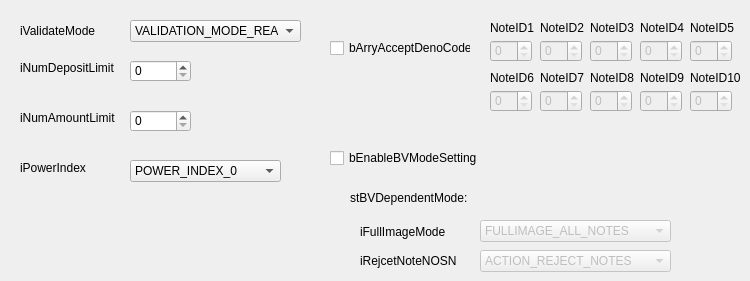
    <widget class="QWidget" name="CashCount">
     <widget class="QComboBox" name="comboBox_CashCount_iValidateMode">
      <property name="geometry">
       <rect>
        <x>130</x>
        <y>20</y>
        <width>171</width>
        <height>22</height>
       </rect>
      </property>
      <item>
       <property name="text">
        <string>VALIDATION_MODE_REAL</string>
       </property>
      </item>
      <item>
       <property name="text">
        <string>VALIDATION_MODE_TEST</string>
       </property>
      </item>
     </widget>
     <widget class="QLabel" name="label_6">
      <property name="geometry">
       <rect>
        <x>20</x>
        <y>23</y>
        <width>91</width>
        <height>16</height>
       </rect>
      </property>
      <property name="text">
       <string>iValidateMode</string>
      </property>
     </widget>
     <widget class="QLabel" name="label_7">
      <property name="geometry">
       <rect>
        <x>20</x>
        <y>60</y>
        <width>111</width>
        <height>16</height>
       </rect>
      </property>
      <property name="text">
       <string>iNumDepositLimit</string>
      </property>
     </widget>
     <widget class="QSpinBox" name="spinBox_CashCount_iNumDepositLimit">
      <property name="geometry">
       <rect>
        <x>130</x>
        <y>60</y>
        <width>61</width>
        <height>22</height>
       </rect>
      </property>
      <property name="maximum">
       <number>999</number>
      </property>
     </widget>
     <widget class="QLabel" name="label_20">
      <property name="geometry">
       <rect>
        <x>20</x>
        <y>110</y>
        <width>111</width>
        <height>16</height>
       </rect>
      </property>
      <property name="text">
       <string>iNumAmountLimit</string>
      </property>
     </widget>
     <widget class="QSpinBox" name="spinBox_CashCount_iNumAmountLimit">
      <property name="geometry">
       <rect>
        <x>130</x>
        <y>110</y>
        <width>61</width>
        <height>22</height>
       </rect>
      </property>
      <property name="maximum">
       <number>32767</number>
      </property>
     </widget>
     <widget class="QLabel" name="label_21">
      <property name="geometry">
       <rect>
        <x>20</x>
        <y>160</y>
        <width>91</width>
        <height>16</height>
       </rect>
      </property>
      <property name="text">
       <string>iPowerIndex</string>
      </property>
     </widget>
     <widget class="QComboBox" name="comboBox_CashCount_iPowerIndex">
      <property name="geometry">
       <rect>
        <x>130</x>
        <y>160</y>
        <width>151</width>
        <height>22</height>
       </rect>
      </property>
      <item>
       <property name="text">
        <string>POWER_INDEX_0</string>
       </property>
      </item>
      <item>
       <property name="text">
        <string>POWER_INDEX_1</string>
       </property>
      </item>
      <item>
       <property name="text">
        <string>POWER_INDEX_2</string>
       </property>
      </item>
      <item>
       <property name="text">
        <string>POWER_INDEX_3</string>
       </property>
      </item>
      <item>
       <property name="text">
        <string>POWER_INDEX_4</string>
       </property>
      </item>
      <item>
       <property name="text">
        <string>POWER_INDEX_5</string>
       </property>
      </item>
     </widget>
     <widget class="QSpinBox" name="spinBox_CashCount_bArryAcceptDeno1">
      <property name="enabled">
       <bool>false</bool>
      </property>
      <property name="geometry">
       <rect>
        <x>490</x>
        <y>40</y>
        <width>42</width>
        <height>22</height>
       </rect>
      </property>
      <property name="maximum">
       <number>1</number>
      </property>
     </widget>
     <widget class="QSpinBox" name="spinBox_CashCount_bArryAcceptDeno9">
      <property name="enabled">
       <bool>false</bool>
      </property>
      <property name="geometry">
       <rect>
        <x>640</x>
        <y>90</y>
        <width>42</width>
        <height>22</height>
       </rect>
      </property>
      <property name="maximum">
       <number>1</number>
      </property>
     </widget>
     <widget class="QSpinBox" name="spinBox_CashCount_bArryAcceptDeno8">
      <property name="enabled">
       <bool>false</bool>
      </property>
      <property name="geometry">
       <rect>
        <x>590</x>
        <y>90</y>
        <width>42</width>
        <height>22</height>
       </rect>
      </property>
      <property name="maximum">
       <number>1</number>
      </property>
     </widget>
     <widget class="QSpinBox" name="spinBox_CashCount_bArryAcceptDeno7">
      <property name="enabled">
       <bool>false</bool>
      </property>
      <property name="geometry">
       <rect>
        <x>540</x>
        <y>90</y>
        <width>42</width>
        <height>22</height>
       </rect>
      </property>
      <property name="maximum">
       <number>1</number>
      </property>
     </widget>
     <widget class="QSpinBox" name="spinBox_CashCount_bArryAcceptDeno6">
      <property name="enabled">
       <bool>false</bool>
      </property>
      <property name="geometry">
       <rect>
        <x>490</x>
        <y>90</y>
        <width>42</width>
        <height>22</height>
       </rect>
      </property>
      <property name="maximum">
       <number>1</number>
      </property>
     </widget>
     <widget class="QSpinBox" name="spinBox_CashCount_bArryAcceptDeno5">
      <property name="enabled">
       <bool>false</bool>
      </property>
      <property name="geometry">
       <rect>
        <x>690</x>
        <y>40</y>
        <width>42</width>
        <height>22</height>
       </rect>
      </property>
      <property name="maximum">
       <number>1</number>
      </property>
     </widget>
     <widget class="QSpinBox" name="spinBox_CashCount_bArryAcceptDeno2">
      <property name="enabled">
       <bool>false</bool>
      </property>
      <property name="geometry">
       <rect>
        <x>540</x>
        <y>40</y>
        <width>42</width>
        <height>22</height>
       </rect>
      </property>
      <property name="maximum">
       <number>1</number>
      </property>
     </widget>
     <widget class="QSpinBox" name="spinBox_CashCount_bArryAcceptDeno4">
      <property name="enabled">
       <bool>false</bool>
      </property>
      <property name="geometry">
       <rect>
        <x>640</x>
        <y>40</y>
        <width>42</width>
        <height>22</height>
       </rect>
      </property>
      <property name="maximum">
       <number>1</number>
      </property>
     </widget>
     <widget class="QSpinBox" name="spinBox_CashCount_bArryAcceptDeno3">
      <property name="enabled">
       <bool>false</bool>
      </property>
      <property name="geometry">
       <rect>
        <x>590</x>
        <y>40</y>
        <width>42</width>
        <height>22</height>
       </rect>
      </property>
      <property name="maximum">
       <number>1</number>
      </property>
     </widget>
     <widget class="QSpinBox" name="spinBox_CashCount_bArryAcceptDeno10">
      <property name="enabled">
       <bool>false</bool>
      </property>
      <property name="geometry">
       <rect>
        <x>690</x>
        <y>90</y>
        <width>42</width>
        <height>22</height>
       </rect>
      </property>
      <property name="maximum">
       <number>1</number>
      </property>
     </widget>
     <widget class="QCheckBox" name="checkBox_CashCount_bEnableBVModeSetting">
      <property name="geometry">
       <rect>
        <x>330</x>
        <y>150</y>
        <width>151</width>
        <height>16</height>
       </rect>
      </property>
      <property name="text">
       <string>bEnableBVModeSetting</string>
      </property>
     </widget>
     <widget class="QLabel" name="label_23">
      <property name="geometry">
       <rect>
        <x>350</x>
        <y>190</y>
        <width>121</width>
        <height>16</height>
       </rect>
      </property>
      <property name="text">
       <string>stBVDependentMode:</string>
      </property>
     </widget>
     <widget class="QComboBox" name="comboBox_CashCount_iFullImageMode">
      <property name="enabled">
       <bool>false</bool>
      </property>
      <property name="geometry">
       <rect>
        <x>480</x>
        <y>220</y>
        <width>191</width>
        <height>22</height>
       </rect>
      </property>
      <item>
       <property name="text">
        <string>FULLIMAGE_ALL_NOTES</string>
       </property>
      </item>
      <item>
       <property name="text">
        <string>FULLIMAGE_REJECTE_NOTES</string>
       </property>
      </item>
      <item>
       <property name="text">
        <string>FULLIMAGE_NO_RECORDS</string>
       </property>
      </item>
     </widget>
     <widget class="QComboBox" name="comboBox_CashCount_iRejcetNoteNOSN">
      <property name="enabled">
       <bool>false</bool>
      </property>
      <property name="geometry">
       <rect>
        <x>480</x>
        <y>250</y>
        <width>191</width>
        <height>22</height>
       </rect>
      </property>
      <item>
       <property name="text">
        <string>ACTION_REJECT_NOTES</string>
       </property>
      </item>
      <item>
       <property name="text">
        <string>ACTION_NO_REJECT_NOTES</string>
       </property>
      </item>
     </widget>
     <widget class="QLabel" name="label_24">
      <property name="geometry">
       <rect>
        <x>360</x>
        <y>224</y>
        <width>101</width>
        <height>16</height>
       </rect>
      </property>
      <property name="text">
       <string>iFullImageMode</string>
      </property>
     </widget>
     <widget class="QLabel" name="label_25">
      <property name="geometry">
       <rect>
        <x>360</x>
        <y>251</y>
        <width>101</width>
        <height>20</height>
       </rect>
      </property>
      <property name="text">
       <string>iRejcetNoteNOSN</string>
      </property>
     </widget>
     <widget class="QCheckBox" name="checkBox_CashCount_bArryAcceptDenoCode">
      <property name="geometry">
       <rect>
        <x>330</x>
        <y>40</y>
        <width>141</width>
        <height>16</height>
       </rect>
      </property>
      <property name="text">
       <string>bArryAcceptDenoCode</string>
      </property>
     </widget>
     <widget class="QLabel" name="label_161">
      <property name="geometry">
       <rect>
        <x>490</x>
        <y>20</y>
        <width>51</width>
        <height>16</height>
       </rect>
      </property>
      <property name="text">
       <string>NoteID1</string>
      </property>
     </widget>
     <widget class="QLabel" name="label_162">
      <property name="geometry">
       <rect>
        <x>540</x>
        <y>20</y>
        <width>51</width>
        <height>16</height>
       </rect>
      </property>
      <property name="text">
       <string>NoteID2</string>
      </property>
     </widget>
     <widget class="QLabel" name="label_163">
      <property name="geometry">
       <rect>
        <x>590</x>
        <y>20</y>
        <width>51</width>
        <height>16</height>
       </rect>
      </property>
      <property name="text">
       <string>NoteID3</string>
      </property>
     </widget>
     <widget class="QLabel" name="label_164">
      <property name="geometry">
       <rect>
        <x>640</x>
        <y>20</y>
        <width>51</width>
        <height>16</height>
       </rect>
      </property>
      <property name="text">
       <string>NoteID4</string>
      </property>
     </widget>
     <widget class="QLabel" name="label_165">
      <property name="geometry">
       <rect>
        <x>690</x>
        <y>20</y>
        <width>51</width>
        <height>16</height>
       </rect>
      </property>
      <property name="text">
       <string>NoteID5</string>
      </property>
     </widget>
     <widget class="QLabel" name="label_166">
      <property name="geometry">
       <rect>
        <x>490</x>
        <y>70</y>
        <width>51</width>
        <height>16</height>
       </rect>
      </property>
      <property name="text">
       <string>NoteID6</string>
      </property>
     </widget>
     <widget class="QLabel" name="label_167">
      <property name="geometry">
       <rect>
        <x>540</x>
        <y>70</y>
        <width>51</width>
        <height>16</height>
       </rect>
      </property>
      <property name="text">
       <string>NoteID7</string>
      </property>
     </widget>
     <widget class="QLabel" name="label_168">
      <property name="geometry">
       <rect>
        <x>590</x>
        <y>70</y>
        <width>51</width>
        <height>16</height>
       </rect>
      </property>
      <property name="text">
       <string>NoteID8</string>
      </property>
     </widget>
     <widget class="QLabel" name="label_169">
      <property name="geometry">
       <rect>
        <x>640</x>
        <y>70</y>
        <width>51</width>
        <height>16</height>
       </rect>
      </property>
      <property name="text">
       <string>NoteID9</string>
      </property>
     </widget>
     <widget class="QLabel" name="label_170">
      <property name="geometry">
       <rect>
        <x>690</x>
        <y>70</y>
        <width>51</width>
        <height>16</height>
       </rect>
      </property>
      <property name="text">
       <string>NoteID10</string>
      </property>
     </widget>
    </widget>
